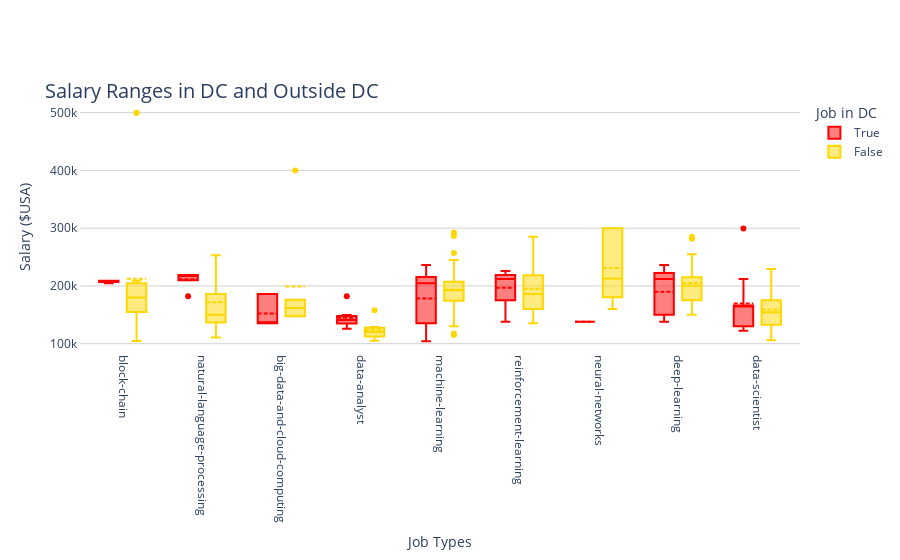

The notebook cell this image was saved under:
### Markdown cell above
## box plot

### Code cell
# INITIALIZE GRAPH OBJECT
fig = go.Figure()
cont = ['True', 'False']
# Set the color scheme
scheme = ['rgb(255, 0, 0)', 'rgb(255, 215, 0)']
# add trace for every situation
j = 0
for i in cont:
    df4 = combined_dataset.query("in_DC == {}".format(i))  # filter by in_DC column
    fig.add_trace(
        go.Box(
            x=df4["type"],
            y=df4["salary"],
            name=i,
            boxmean=True,
            marker_color=scheme[j],
            opacity=1.0,
            visible=True,
        )
    )
    j += 1
fig.update_layout(
    xaxis=dict(tickvals=list(set(combined_dataset['type'])),
    tickangle=90
    ),
    plot_bgcolor='rgba(0,0,0,0)',
    title=dict(
        text='Salary Ranges in DC and Outside DC',
        x=0.05,
        y=0.85,
        font=dict(size=20)
    ),
    xaxis_title='Job Types',
    yaxis_title='Salary ($USA)',
    boxmode='group',
    legend_title_text="Job in DC"
)
fig.update_yaxes(
    showline=True,
    linewidth=1,
    gridcolor='lightgrey',
    layer='below traces'
)
fig.show()
fig.write_html("../images/boxplot_DC.html")

### Figure 1 — Plotly figure (JSON) as saved in the notebook; plotly's stock layout.template omitted (floating-point values rounded to 4 significant figures; data arrays with more than 128 entries replaced by an {"elided": "..."} marker saying what was removed)
{"data": [{"boxmean": true, "marker": {"color": "rgb(255, 0, 0)"}, "name": "True", "opacity": 1, "type": "box", "visible": true, "x": ["block-chain", "block-chain", "block-chain", "block-chain", "natural-language-processing", "natural-language-processing", "natural-language-processing", "natural-language-processing", "natural-language-processing", "big-data-and-cloud-computing", "big-data-and-cloud-computing", "big-data-and-cloud-computing", "big-data-and-cloud-computing", "big-data-and-cloud-computing", "big-data-and-cloud-computing", "data-analyst", "data-analyst", "data-analyst", "data-analyst", "data-analyst", "data-analyst", "data-analyst", "machine-learning", "machine-learning", "machine-learning", "machine-learning", "machine-learning", "machine-learning", "machine-learning", "machine-learning", "machine-learning", "reinforcement-learning", "reinforcement-learning", "reinforcement-learning", "reinforcement-learning", "neural-networks", "neural-networks", "deep-learning", "deep-learning", "deep-learning", "deep-learning", "deep-learning", "deep-learning", "deep-learning", "data-scientist", "data-scientist", "data-scientist", "data-scientist", "data-scientist", "data-scientist", "data-scientist", "data-scientist", "data-scientist", "data-scientist", "data-scientist", "data-scientist", "data-scientist", "data-scientist"], "y": [209000, 204600, 209000, 209000, 182000, 219000, 219000, 219000, 219000, 135500, 186000, 135500, 135500, 135500, 186000, 133000, 141000, 182000, 125971, 140000, 142600, 149500.0, 236300, 145500, 225900, 159165, 104100, 104100, 211350, 212000, 204800.0, 212000, 225900, 138000, 212000, 138000, 138000, 225900, 236300, 138000, 159165, 212000, 147100, 212000, 163500, 166000, 122500, 166000, 149275, 127377, 166000, 125450, 166000, 212000, 212000, 130000, 299300.0, 166000]}, {"boxmean": true, "marker": {"color": "rgb(255, 215, 0)"}, "name": "False", "opacity": 1, "type": "box", "visible": true, "x": {"elided": "153 str values"}, "y": {"elided": "153 float values"}}], "layout": {"boxmode": "group", "legend": {"title": {"text": "Job in DC"}}, "plot_bgcolor": "rgba(0,0,0,0)", "title": {"font": {"size": 20}, "text": "Salary Ranges in DC and Outside DC", "x": 0.05, "y": 0.85}, "xaxis": {"tickangle": 90, "tickvals": ["data-scientist", "big-data-and-cloud-computing", "reinforcement-learning", "data-analyst", "block-chain", "neural-networks", "machine-learning", "deep-learning", "natural-language-processing"], "title": {"text": "Job Types"}}, "yaxis": {"gridcolor": "lightgrey", "layer": "below traces", "linewidth": 1, "showline": true, "title": {"text": "Salary ($USA)"}}}}
